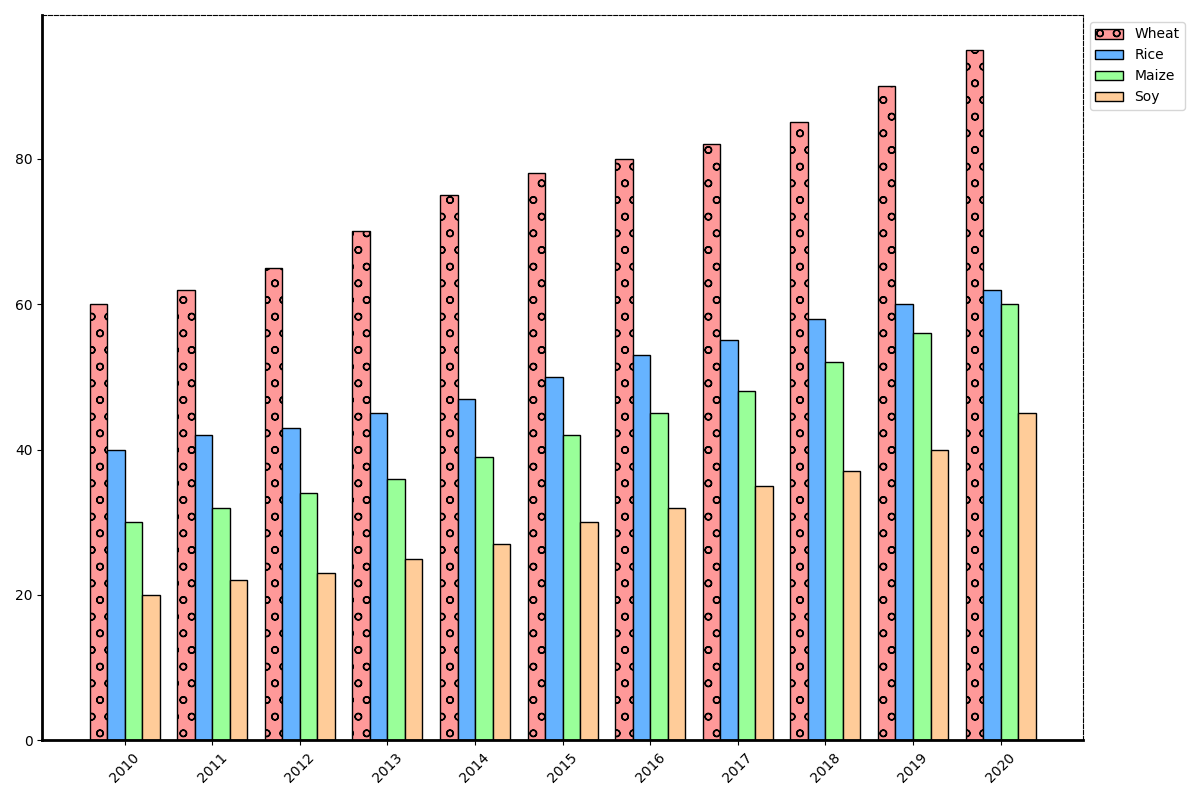

Write the Python code that produced this figure.
import matplotlib.pyplot as plt
import numpy as np

years = np.arange(2010, 2021)

wheat = np.array([60, 62, 65, 70, 75, 78, 80, 82, 85, 90, 95])
rice = np.array([40, 42, 43, 45, 47, 50, 53, 55, 58, 60, 62])
maize = np.array([30, 32, 34, 36, 39, 42, 45, 48, 52, 56, 60])
soy = np.array([20, 22, 23, 25, 27, 30, 32, 35, 37, 40, 45])

crops_data = [wheat, rice, maize, soy]
crop_labels = ['Wheat', 'Rice', 'Maize', 'Soy']
colors = ['#ff9999', '#66b3ff', '#99ff99', '#ffcc99']  # Colors shuffled
markers = ['o', 'v', '^', '<']  # New marker styles

bar_width = 0.2
x = np.arange(len(years))

fig, ax = plt.subplots(figsize=(12, 8))
for i, (data, color, label, marker) in enumerate(zip(crops_data, colors, crop_labels, markers)):
    ax.bar(x + i * bar_width, data, width=bar_width, color=color, label=label, edgecolor='black', hatch=marker)

# Updated the x-tick positions and labels
ax.set_xticks(x + bar_width * (len(crops_data) - 1) / 2)
ax.set_xticklabels(years, rotation=45)

# Modifying the legend; placing it outside the plot area
ax.legend(loc='upper left', bbox_to_anchor=(1, 1))  

# Changing grid style
ax.grid(visible=False)  # Removed grid

# Update borders to have a thicker line
ax.spines['top'].set_linestyle('--')
ax.spines['bottom'].set_linewidth(2)
ax.spines['left'].set_linewidth(2)
ax.spines['right'].set_linestyle('--')

plt.tight_layout()
plt.show()
